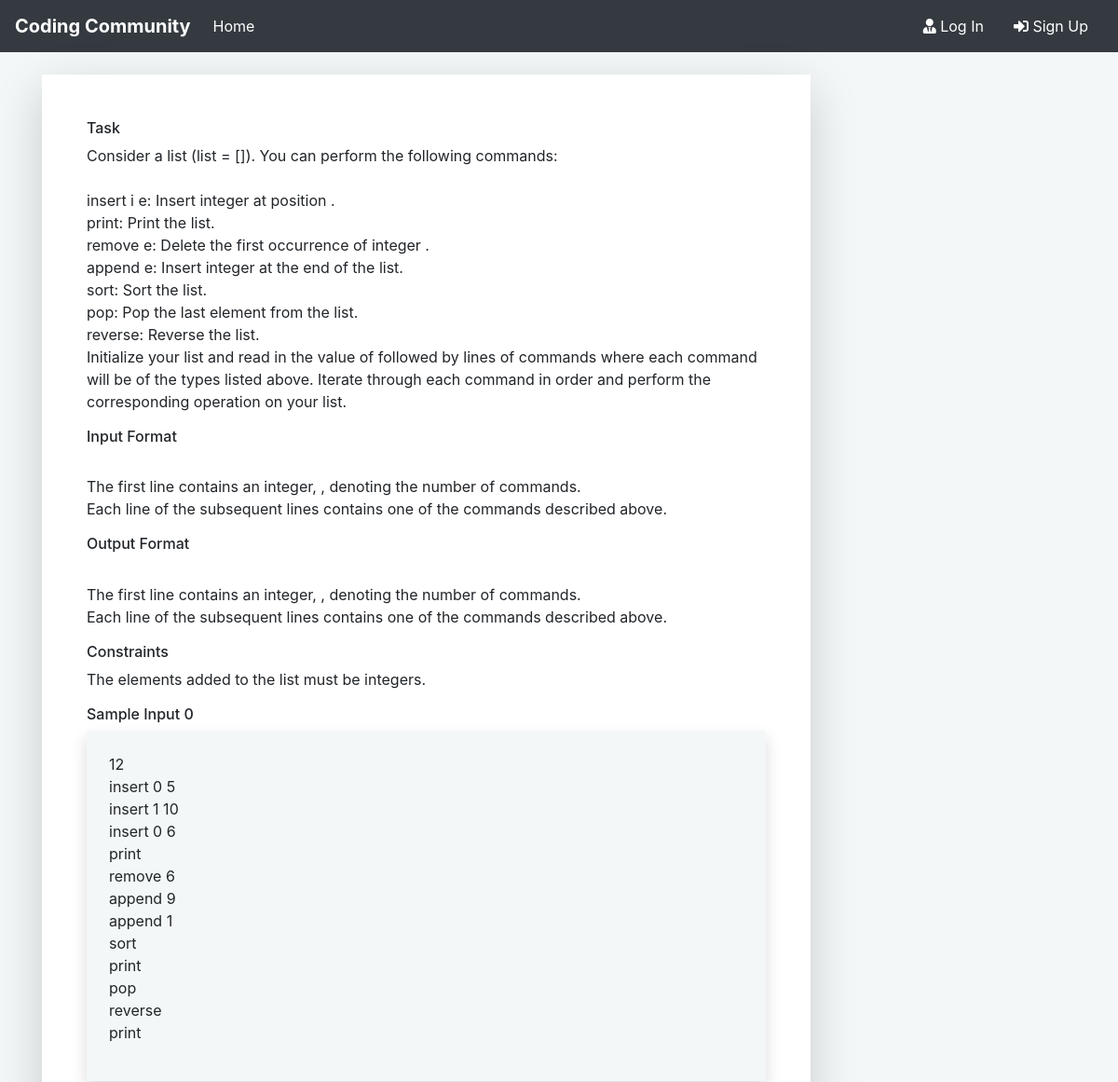
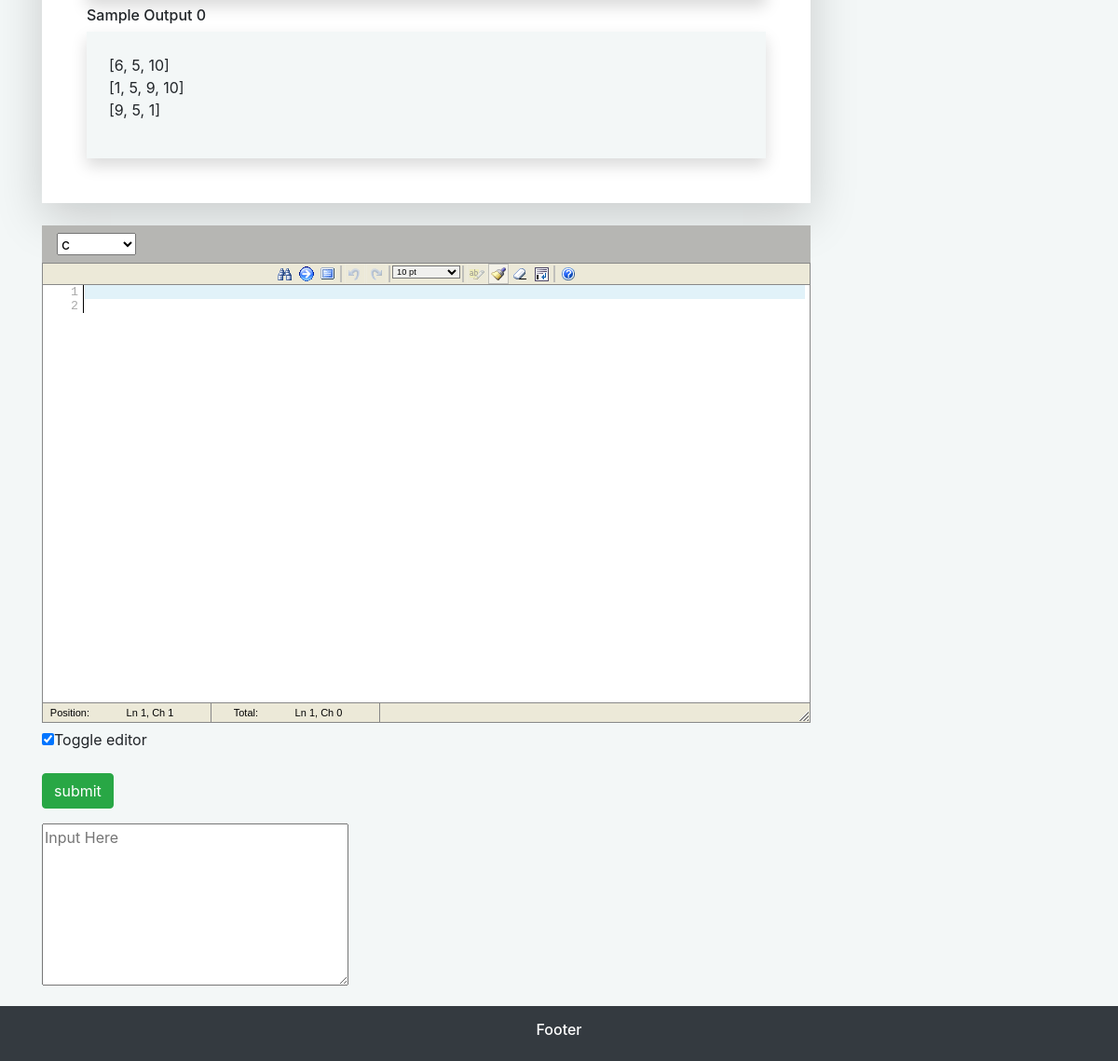
Screenshot of /Compile/2/ with the database file from the repository (2 pictures, top to bottom).
### compiler/models.py (models this page shows, shortened)
class Question(models.Model):
    user=models.ForeignKey(User,on_delete=models.CASCADE)
    valid_author=models.BooleanField(default=False)
    title=models.TextField()
    que=models.TextField()
    input_format = models.TextField()
    output_format=models.TextField()
    constraint=models.TextField()
    sample_input=models.TextField()
    sample_output=models.TextField()
    date_created=models.DateTimeField(default=timezone.now)
    date_uploaded=models.DateTimeField(default=timezone.now)
    marks=models.IntegerField(default=0)
    level=models.CharField(max_length=6, choices=LEVEL, default='easy')

### compiler/views.py (the view, shortened to what this page needs)
# urls.py: path('Compile/<int:pk>/', views.Compile, name='compile'),
def Compile(request,pk):
    print("execute",pk)
    question=Question.objects.get(id=pk)
    print(request.method)
    if request.method =='POST':
        form=CompilerForm(request.POST)
        print("form")
        print(form.is_valid())
        print(form.errors)
        code=form.instance.code
        lang=form.instance.getlanguage()
        user_input=form.instance.getUserInput()
        url = "https://ide.geeksforgeeks.org/main.php"
        data = {
        'lang': lang,
        'code': code,
        'input': user_input,
        'save': True
    }
        form.save()
        r = requests.post(url, data=data).json()
        code_output={
            'valid':r['valid'],
            'output':r['output'],
            'rntError':r['rntError'],
            'cmpError':r['cmpError']
        }
        print(code_output)
        context={'code_output':code_output,'form':form,'question':question}
        print('if')
    else:
        form=CompilerForm()
        context={'form':form,'question':question}
        print('else')
    return render(request, 'compiler/compiler.html', context)

### compiler/forms.py
class CompilerForm(ModelForm):
    class Meta:
        model = MyCompiler
        fields = ['code','user_input','language']
        widgets = {
            'code': Textarea(attrs={'cols': 80, 'rows': 20,'class':'form-control'}),
            'user_input': Textarea(attrs={'cols': 30, 'rows': 7,'placeholder':'Input Here','required':False}),
            'language':Select(attrs={'onchange':'getlang()'})
        }

### compiler/templates/compiler/compiler.html (shortened to what this page needs)
    {% extends 'compiler/base.html' %}
    {% block content %}
    <div class="container" >
      <div class="row">
        <div class="col-9 " >
          <div class="shadow-lg mt-4  p-5" style="background: #fff">
            <div>
                <h6>Task</h6>
                  <p style="white-space: pre-line">{{question.que}}   </p>
            </div>
              <div>
                <h6>Input Format</h6>
                <p style="white-space: pre-line">
                  {{question.input_format}}
                </p>
                  </div>
                  <div>
                    <h6>Output Format</h6>
                    <p style="white-space: pre-line">
                      {{question.input_format}}
                    </p>
                      </div>
              <div>
                 <h6>Constraints</h6>
                <p style="white-space: pre-line">{{question.constraint}}</p>
              </div>
              <div>
                <h6> Sample Input 0</h6>
                <div style="background: #F3F7F7" class="p-4 shadow">
                 <p style="white-space: pre-line">{{question.sample_input}}</p>
                </div>
              </div>
              <div class="mt-2">
               <h6>Sample Output 0</h6>
               <div style="background: #F3F7F7" class="p-4 shadow">
                  <p style="white-space: pre-line">{{question.sample_output}}</p>
              </div>
              </div>
              </div>
              <div class="mt-4 ">
                  <form method="POST" id="code-form">
                      <div class="py-2 px-3"  style="background: rgb(182, 182, 179)" >
                        {{form.language}}
                      </div>
                      <div class="">
                        <div class="control ">
                        </div>
                        <div class="control my-3">
                          <button type="submit" class="btn btn-success">
                            submit
                          </button>
                        </div>
                        <div class="control ">
                          {{ form.user_input }}
                        </div>
                      </div>
                    </form>
              </div>
        </div>
        <div class="col-3">
        </div>
      </div>
    </div>
{% endblock content %}

### compiler/static/compiler/main.css (style rules this page uses)
body { background: linear-gradient(to right, #7f00ff, #e100ff); }

### rows the page displays
Question: que "Consider a list (list = []). You can perform the following commands: insert i e: Insert integer at position . print: Print the list. remove e: Delete the first occurrence of integer . append e: Insert integer at the end of the list. sort: Sort the list. pop: Pop the last element from the list. reverse: Reverse the list. Initialize your list and read in the value of followed by lines of commands where each command will be of the types listed above. Iterate through each command in order and perform the corresponding operation on your list.", input_format "The first line contains an integer, , denoting the number of commands. Each line of the subsequent lines contains one of the commands described above.", constraint "The elements added to the list must be integers.", sample_input "12 insert 0 5 insert 1 10 insert 0 6 print remove 6 append 9 append 1 sort print pop reverse print", sample_output "[6, 5, 10] [1, 5, 9, 10] [9, 5, 1]"
